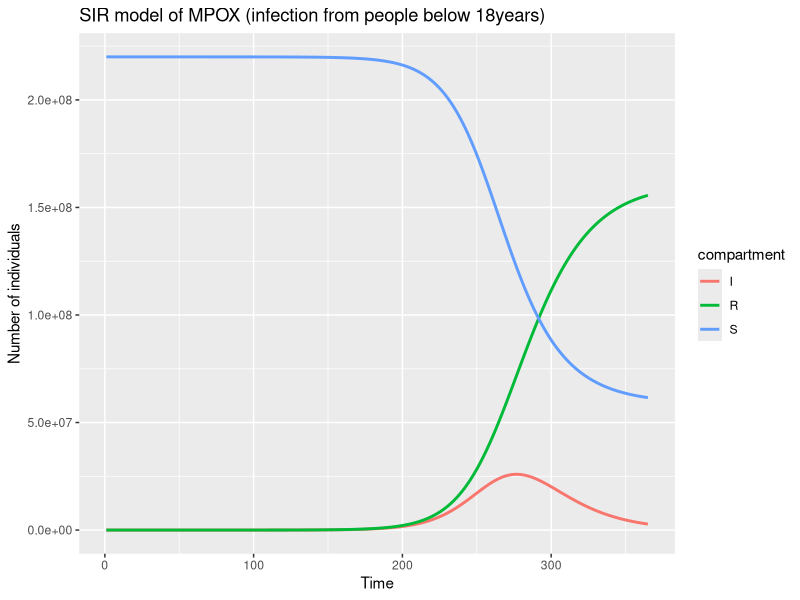
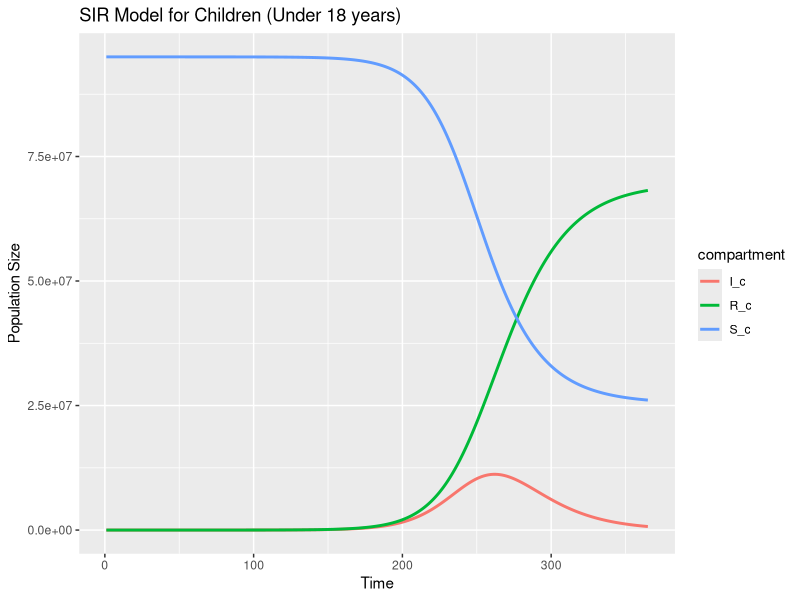
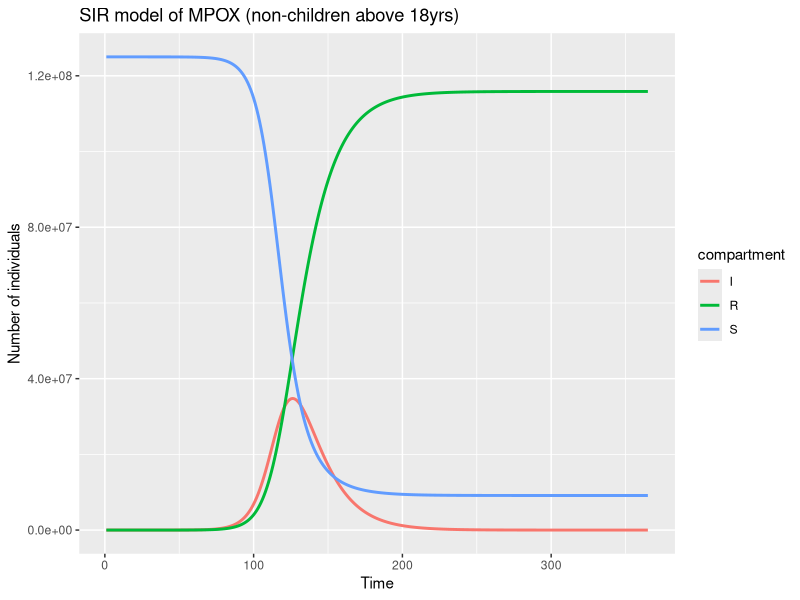
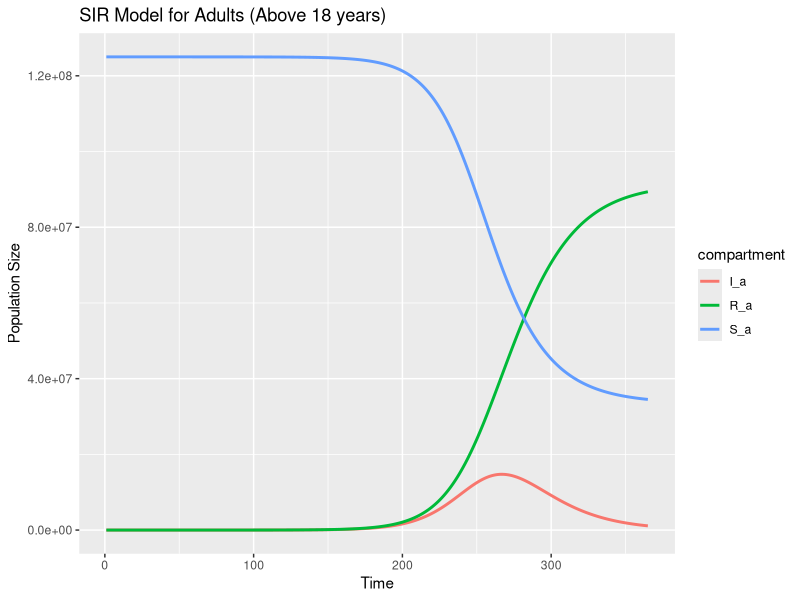
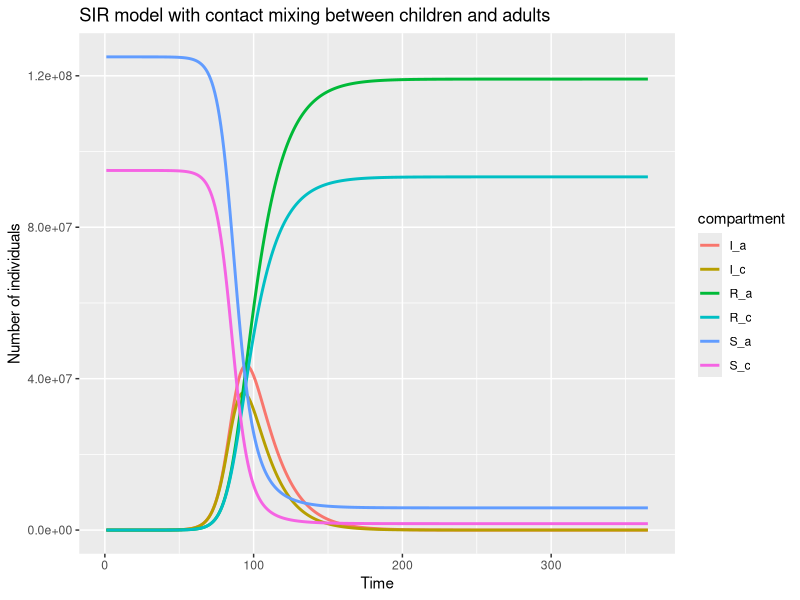

Here is the R script that generated these plots, in order:
## ---- chunk 1
knitr::opts_chunk$set(
  echo = FALSE,
  warning = FALSE,
  message = FALSE
)
## ---- chunk 2
knitr::opts_chunk$set(
  echo = FALSE,
  warning = FALSE,
  message = FALSE
)


sir_model_u <- function(t, y, parms) {
  with(as.list(c(y, parms)), {
    dS <- -(beta) * S * I
    dI <- (beta) * S * I - gamma * I
    dR <- gamma * I
    return(list(c(dS, dI, dR)))
  })
}


# 2. Define the parameter 

# Using Nigeria
N  <- 220000000
N1 <- 95000000 # 45% of 220million are under 18years (Nigeria)
N2 <- 125000000 # 55% of 220million are above 18years (Nigeria)

I0 <- 20

# Initial conditions for S, I, R
inits <- c(S = N - I0, I = I0, R = 0)

R0 <- 1.8

# The infectious period is the average duration for which an individual remains infectious.
infectious_period <- 14
# Remember gamma = 1/ infectious_period as discussed in the slides
gamma <- 1/infectious_period 

# The define beta, we will use the relation R0 = beta / gamma  because it is easier to interpret, that is, given an R0 and infectious period, we can calculate the corresponding beta value.
# beta is not directly interpretable because it is a composite of a number of factors.
beta <- R0 * gamma/N

beta1 <- R0 * gamma/N #transmission rate for  direct and airborne contact
# beta2 <- R0 * gamma/N2 #transmission rate for sexual contact




#beta_a = beta1 + beta2

# beta_a=0.7
# bata=0.5
# The parameters
params <- c(
  beta = beta,
  gamma = gamma
)

#3. Define the initial conditions


# Initial conditions for S, I, R

# 4. Define the time points to return results
dt <- 1:365

#5. Solve the model
# Load the necessary libraries
library(deSolve)
# Solve the model
results <- deSolve::lsoda(
  y = inits,
  times = dt,
  func = sir_model_u,
  parms = params
)

#6. Manipulate and interpret the results
# Make it a data.frame
results <- as.data.frame(results)
head(results)
tail(results)

### Plotting the results

# Load the necessary libraries
library(ggplot2)
library(tidyr)
# Create data for ggplot2 by reshaping
results_long <- results |>
  pivot_longer(
    cols = c(2:4),
    names_to = "compartment",
    values_to = "value"
  )

sir_plot1 <- ggplot(
  data = results_long,
  aes(
    x = time,
    y = value,
    color = compartment
  )
  ) +
  geom_line(linewidth = 1) +
  labs(
    title = "SIR model of MPOX (infection from people below 18years)",
    x = "Time",
    y = "Number of individuals"
  )
plot(sir_plot1)
## ---- chunk 3
# Define the SIR model for children
sir_model_children <- function(t, y, parms) {
  with(as.list(c(y, parms)), {
    dS_c <- -beta_c * S_c * I_c
    dI_c <- beta_c * S_c * I_c - gamma * I_c
    dR_c <- gamma * I_c
    return(list(c(dS_c, dI_c, dR_c)))
  })
}

# Population and parameters for children
N_c <- 95000000  # Number of children under 18 years (45% of total population in Nigeria)
I0_c <- 20       # Initial number of infected children
S0_c <- N_c - I0_c  # Initial number of susceptible children

# Define R0, infectious period, and gamma
R0_c <- 1.8
infectious_period_c <- 14
gamma_c <- 1 / infectious_period_c  # Recovery rate for children

# Calculate beta using the formula: R0 = beta / gamma
beta_c <- R0_c * gamma_c / N_c  # Transmission rate for children

# Parameters for the children's model
params_c <- c(beta_c = beta_c, gamma = gamma_c)

# Initial conditions for children
inits_c <- c(S_c = S0_c, I_c = I0_c, R_c = 0)

# Time points
time_c <- 1:365

# Solve the model for children
results_children <- deSolve::lsoda(y = inits_c, times = time_c, func = sir_model_children, parms = params_c)

# Convert the results to a data frame
results_children <- as.data.frame(results_children)
head(results_children)
tail(results_children)

# Plotting the results for children
results_long_children <- results_children |> 
  pivot_longer(cols = c(S_c, I_c, R_c), names_to = "compartment", values_to = "value")

ggplot(results_long_children, aes(x = time, y = value, color = compartment)) +
  geom_line(linewidth = 1) +
  labs(title = "SIR Model for Children (Under 18 years)", x = "Time", y = "Population Size")

## ---- chunk 4
knitr::opts_chunk$set(
  echo = FALSE,
  warning = FALSE,
  message = FALSE
)

# 1. Define the SIR model
sir_model <- function(t, y, parms) {
  with(as.list(c(y, parms)), {
    dS <- -beta_a * S * I
    dI <- beta_a * S * I - gamma * I
    dR <- gamma * I
    return(list(c(dS, dI, dR)))
  })
}

# 2. Define the parameter 
R0 <- 1.8

##############
# Using Nigeria
N  <- 220000000
N1 <- 95000000 # 45% of 220million are under 18years (Nigeria)
N2 <- 125000000 # 55% of 220million are above 18years (Nigeria)

I0 <- 20

# Initial conditions for S, I, R
inits <- c(S = N2 - I0, I = I0, R = 0)

R0 <- 1.8

# The infectious period is the average duration for which an individual remains infectious.
infectious_period <- 14
# Remember gamma = 1/ infectious_period as discussed in the slides
gamma <- 1/infectious_period 

# The define beta, we will use the relation R0 = beta / gamma  because it is easier to interpret, that is, given an R0 and infectious period, we can calculate the corresponding beta value.
# beta is not directly interpretable because it is a composite of a number of factors.

beta1 <- R0 * gamma/N #transmission rate for  direct and airborne contact
beta2 <- R0 * gamma/N2 #transmission rate for sexual contact

beta_a <- beta1 + beta2


# The infectious period is the average duration for which an individual remains infectious.
infectious_period <- 14
# Remember gamma = 1/ infectious_period as discussed in the slides
gamma <- 1/infectious_period 



# The parameters
params <- c(
  beta = beta_a,
  gamma = gamma
)


# Initial conditions for S, I, R

# 4. Define the time points to return results
dt <- 1:365

#5. Solve the model
# Load the necessary libraries
library(deSolve)
# Solve the model
results <- deSolve::lsoda(
  y = inits,
  times = dt,
  func = sir_model,
  parms = params
)

#6. Manipulate and interpret the results
# Make it a data.frame
results <- as.data.frame(results)
head(results)
tail(results)

### Plotting the results

# Load the necessary libraries
library(ggplot2)
library(tidyr)
# Create data for ggplot2 by reshaping
results_long <- results |>
  pivot_longer(
    cols = c(2:4),
    names_to = "compartment",
    values_to = "value"
  )

sir_plot1 <- ggplot(
  data = results_long,
  aes(
    x = time,
    y = value,
    color = compartment
  )
  ) +
  geom_line(linewidth = 1) +
  labs(
    title = "SIR model of MPOX (non-children above 18yrs)",
    x = "Time",
    y = "Number of individuals"
  )
plot(sir_plot1)
## ---- chunk 5
# Define the SIR model for adults
sir_model_adults <- function(t, y, parms) {
  with(as.list(c(y, parms)), {
    dS_a <- -beta_a * S_a * I_a
    dI_a <- beta_a * S_a * I_a - gamma * I_a
    dR_a <- gamma * I_a
    return(list(c(dS_a, dI_a, dR_a)))
  })
}

# Population and parameters for adults
N_a <- 125000000  # Number of adults above 18 years (55% of total population in Nigeria)
I0_a <- 20        # Initial number of infected adults
S0_a <- N_a - I0_a  # Initial number of susceptible adults

# Define R0, infectious period, and gamma for adults
R0_a <- 1.8
infectious_period_a <- 14
gamma_a <- 1 / infectious_period_a  # Recovery rate for adults

# Calculate beta using the formula: R0 = beta / gamma
beta_a <- R0_a * gamma_a / N_a  # Transmission rate for adults

# Parameters for the adult model
params_a <- c(beta_a = beta_a, gamma = gamma_a)

# Initial conditions for adults
inits_a <- c(S_a = S0_a, I_a = I0_a, R_a = 0)

# Time points
time_a <- 1:365

# Solve the model for adults
results_adults <- deSolve::lsoda(y = inits_a, times = time_a, func = sir_model_adults, parms = params_a)

# Convert the results to a data frame
results_adults <- as.data.frame(results_adults)
head(results_adults)

# Plotting the results for adults
results_long_adults <- results_adults |> 
  pivot_longer(cols = c(S_a, I_a, R_a), names_to = "compartment", values_to = "value")

ggplot(results_long_adults, aes(x = time, y = value, color = compartment)) +
  geom_line(linewidth = 1) +
  labs(title = "SIR Model for Adults (Above 18 years)", x = "Time", y = "Population Size")

## ---- chunk 6
knitr::opts_chunk$set(
  echo = FALSE,
  warning = FALSE,
  message = FALSE
)

# Define the new SIR model with contact mixing between adults and children
sir_model_mixed <- function(t, y, parms) {
  with(as.list(c(y, parms)), {
    # For children
    dS_c <- -(beta_cc * S_c * I_c + beta_ac * S_c * I_a)
    dI_c <- (beta_cc * S_c * I_c + beta_ac * S_c * I_a) - gamma * I_c
    dR_c <- gamma * I_c
    
    # For adults
    dS_a <- -(beta_aa * S_a * I_a + beta_ca * S_a * I_c)
    dI_a <- (beta_aa * S_a * I_a + beta_ca * S_a * I_c) - gamma * I_a
    dR_a <- gamma * I_a
    
    return(list(c(dS_c, dI_c, dR_c, dS_a, dI_a, dR_a)))
  })
}

# Population size and parameters
N_c <- 95000000   # Number of children under 18 years
N_a <- 125000000  # Number of adults above 18 years
I0_c <- 10        # Initial infected in children
I0_a <- 10        # Initial infected in adults

# Initial conditions for both groups
inits_mixed <- c(S_c = N_c - I0_c, I_c = I0_c, R_c = 0, S_a = N_a - I0_a, I_a = I0_a, R_a = 0)

R0 <- 1.8
infectious_period <- 14
gamma <- 1 / infectious_period

# Transmission rates
beta_cc <- R0 * gamma / N_c  # Child to child
beta_aa <- R0 * gamma / N_a  # Adult to adult
beta_ca <- R0 * gamma / N_a  # Child to adult
beta_ac <- R0 * gamma / N_c  # Adult to child

# Parameters for the mixed model
params_mixed <- c(
  beta_cc = beta_cc,
  beta_aa = beta_aa,
  beta_ca = beta_ca,
  beta_ac = beta_ac,
  gamma = gamma
)

# Time points
dt <- 1:365

# Solve the model
library(deSolve)
results_mixed <- deSolve::lsoda(
  y = inits_mixed,
  times = dt,
  func = sir_model_mixed,
  parms = params_mixed
)

# Manipulate and interpret the results
results_mixed <- as.data.frame(results_mixed)
head(results_mixed)
tail(results_mixed)

# Plot the results
library(ggplot2)
library(tidyr)

# Reshape the data for plotting
results_long_mixed <- results_mixed |>
  pivot_longer(
    cols = c(2:7),
    names_to = "compartment",
    values_to = "value"
  )

sir_plot_mixed <- ggplot(
  data = results_long_mixed,
  aes(
    x = time,
    y = value,
    color = compartment
  )
  ) +
  geom_line(linewidth = 1) +
  labs(
    title = "SIR model with contact mixing between children and adults",
    x = "Time",
    y = "Number of individuals"
  )
plot(sir_plot_mixed)
